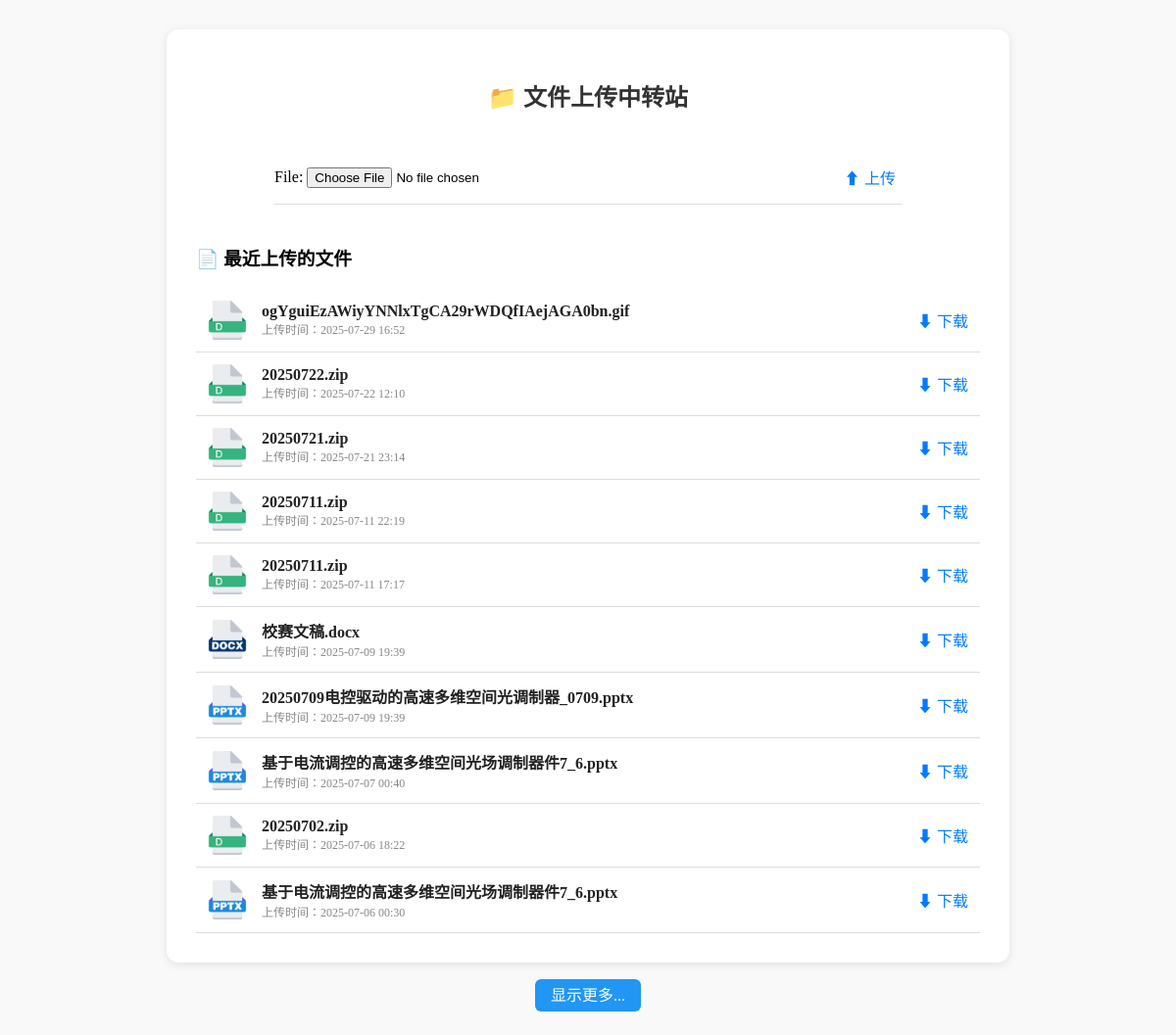
Page /upload/ on the committed database.
### xmu/models.py (models this page shows, shortened)
class UploadedFile(models.Model):
    file = models.FileField(upload_to=user_directory_path)
    title = models.CharField(max_length=255)
    uploaded_at = models.DateTimeField(auto_now_add=True)
    def file_ext(self):
        return os.path.splitext(self.file.name)[1][1:].lower()

### xmu/views.py (the view)
# urls.py: path('upload/', views.upload_file, name='upload_file'),
def upload_file(request):
    if request.method == 'POST':
        form = UploadForm(request.POST, request.FILES)
        if form.is_valid():
            uploaded_file = form.save(commit=False)
            uploaded_file.title = request.FILES['file'].name
            uploaded_file.save()
            return redirect('upload_file')
    else:
        form = UploadForm()
    show_all = request.GET.get("all") == "1"
    if show_all:
        files = UploadedFile.objects.order_by('-uploaded_at')
    else:
        files = UploadedFile.objects.order_by('-uploaded_at')[:10]
    return render(request, 'upload.html', {
        'form': form,
        'files': files,
        'show_all': show_all
    })

### xmu/forms.py
class UploadForm(forms.ModelForm):
    class Meta:
        model = UploadedFile
        fields = ['file']

### xmu/templates/upload.html (shortened to what this page needs)
<!DOCTYPE html>
<html lang="en">
<head>
    {% load static %}
    <link rel="stylesheet" href="{% static 'css/upload.css' %}">
</head>
<body>
    <div class="container">
        <h2>📁 文件上传中转站</h2>
        <div class="upload-box">
            <form method="post" enctype="multipart/form-data" class="upload-form">
                {{ form.as_p }}
                <button type="submit" class="upload-button">⬆ 上传</button>
            </form>
        </div>
        <h3>📄 最近上传的文件</h3>
        {% for file in files %}
        <div class="file-entry">
            <div class="file-info">
                {% with ext=file.file_ext %}
                    <img class="file-icon"
                         src="{% static 'images/'|add:ext|add:'.png' %}"
                         onerror="this.src='{% static 'images/default.png' %}'"
                         alt="icon">
                {% endwith %}
                <div class="file-text">
                    <span class="file-title">{{ file.title }}</span>
                    <small class="file-time">上传时间：{{ file.uploaded_at|date:"Y-m-d H:i" }}</small>
                </div>
            </div>
            <a href="{% url 'download_file' file.id %}" class="download-button">⬇ 下载</a>
        </div>
        {% empty %}
            <p>暂无文件。</p>
        {% endfor %}
    </div>
    {% if not show_all and files|length >= 10 %}
    <div class="load-more">
        <a href="?all=1" class="load-more-button">显示更多...
        </a>
    </div>
    {% endif %}
</body>
</html>

### xmu/static/css/upload.css (style rules this page uses)
body { font-family: "FangSong", "仿宋", serif; margin: 0; padding: 30px; background-color: #f9f9f9; }
.container { max-width: 800px; margin: auto; background-color: white; padding: 30px; border-radius: 12px; box-shadow: 0 2px 10px rgba(0, 0, 0, 0.1); }
h2 { text-align: center; color: #333; margin-bottom: 30px; }
.upload-box { display: flex; justify-content: center;、 align-items: center; margin-top: 40px; margin-bottom: 40px; }
.upload-form { display: flex; justify-content: space-between; align-items: center; width: 80%; border-bottom: 1px solid #ddd; }
.upload-button { background-color: transparent; border: none; text-decoration: none; color: #007bff; font-size: 16px; transition: color 0.2s; }
.file-entry { display: flex; justify-content: space-between; align-items: center; padding: 12px; border-bottom: 1px solid #ddd; }
.file-info { display: flex; align-items: center; gap: 15px; }
.file-icon { width: 40px; height: 40px; }
.file-text { display: flex; flex-direction: column; }
.file-title { font-weight: bold; color: #222; }
.file-time { font-size: 12px; color: #888; }
.download-button { text-decoration: none; color: #007bff; font-size: 16px; transition: color 0.2s; }
.load-more { text-align: center; margin-top: 20px; }
.load-more-button { background-color: #2196f3; color: white; padding: 8px 16px; border-radius: 6px; text-decoration: none; font-size: 16px; transition: background-color 0.2s ease; }

### rows in the picture
UploadedFile: title "ogYguiEzAWiyYNNlxTgCA29rWDQfIAejAGA0bn.gif", uploaded_at "2025-07-29 16:52"
UploadedFile: title "20250722.zip", uploaded_at "2025-07-22 12:10"
UploadedFile: title "20250721.zip", uploaded_at "2025-07-21 23:14"
UploadedFile: title "20250711.zip", uploaded_at "2025-07-11 22:19"
UploadedFile: title "20250711.zip", uploaded_at "2025-07-11 17:17"
UploadedFile: title "校赛文稿.docx", uploaded_at "2025-07-09 19:39"
UploadedFile: title "20250709电控驱动的高速多维空间光调制器_0709.pptx", uploaded_at "2025-07-09 19:39"
UploadedFile: title "基于电流调控的高速多维空间光场调制器件7_6.pptx", uploaded_at "2025-07-07 00:40"
UploadedFile: title "20250702.zip", uploaded_at "2025-07-06 18:22"
UploadedFile: title "基于电流调控的高速多维空间光场调制器件7_6.pptx", uploaded_at "2025-07-06 00:30"
